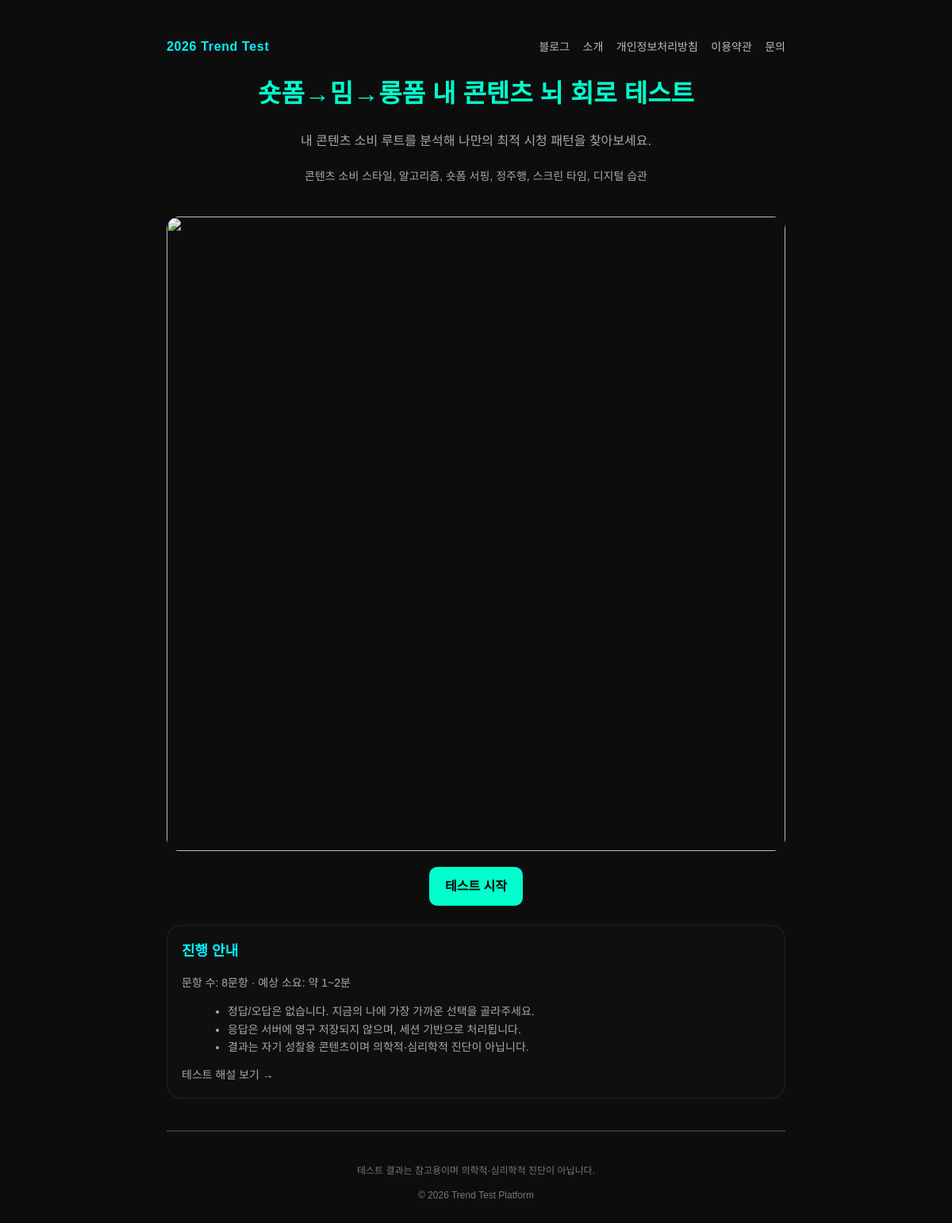
Screenshot of /t/liquid-content/ with the database file from the repository.
### quiz/models.py (models this page shows, shortened)
class Quiz(models.Model):
    title = models.CharField(max_length=200)
    slug = models.SlugField(unique=True)
    description = models.TextField()
    thumbnail = models.ImageField(upload_to="quiz_thumbs/")
    is_active = models.BooleanField(default=True)
    created_at = models.DateTimeField(auto_now_add=True)

### quiz/views.py (the view)
# urls.py: path("t/<slug:quiz_slug>/", views.quiz_intro, name="quiz_intro"),
def quiz_intro(request, quiz_slug):
    quiz = get_object_or_404(Quiz, slug=quiz_slug, is_active=True)
    request.session["total_score"] = 0
    request.session["user_answers"] = []
    context = {"quiz": quiz, "show_ads": False}
    context.update(_seo_context(request, quiz))
    return render(request, "quiz/quiz_intro.html", context)

### quiz/views.py (called while the page is built)
def _build_og_image(request, image_path):
    if not image_path:
        return f"{request.scheme}://{request.get_host()}{static('img/kakao_share.png')}"
    if image_path.startswith("http"):
        return image_path
    return f"{request.scheme}://{request.get_host()}{static(image_path.lstrip('/'))}"

def _seo_context(request, quiz):
    seo = QUIZ_SEO.get(quiz.slug)
    if not seo:
        return {}
    return {
        "meta_title": seo["title"],
        "meta_description": seo["description"],
        "og_title": seo["title"],
        "og_description": seo["description"],
        "og_image": _build_og_image(request, seo.get("og_image")),
        "seo_body": seo.get("body", ""),
        "canonical_url": request.build_absolute_uri(),
    }

### templates/quiz/quiz_intro.html
﻿{% extends "base.html" %}
{% load static %}
{% block content %}
<div style="text-align: center;">
    <h1 style="color: var(--main-color);">{{ quiz.title }}</h1>
    <p style="color: #aaa; margin-bottom: 20px;">{{ quiz.description }}</p>
    {% if seo_body %}
    <p class="muted" style="margin: 12px 0 18px; line-height: 1.7;">{{ seo_body }}</p>
    {% endif %}
    {% if quiz.slug == "dopamine-test" %}
    <img src="{% static 'img/intro.png' %}" style="width: 100%; border-radius: 16px; margin: 20px 0;">
    {% elif quiz.slug == "micro-spending" %}
    <img src="{% static 'img/micro_intro.png' %}" style="width: 100%; border-radius: 16px; margin: 20px 0;">
    {% elif quiz.slug == "loneliness-management" %}
    <img src="{% static 'img/lonely_main.png' %}" style="width: 100%; border-radius: 16px; margin: 20px 0;">
    {% elif quiz.slug == "intentional-vs-optimization" %}
    <img src="{% static 'img/liquid_main.png' %}" style="width: 100%; border-radius: 16px; margin: 20px 0;">
    {% elif quiz.slug == "liquid-content" %}
    <img src="{% static 'img/content_main.png' %}" style="width: 100%; border-radius: 16px; margin: 20px 0;">
    {% elif quiz.thumbnail %}
    <img src="{{ quiz.thumbnail.url }}" style="width: 100%; border-radius: 16px; margin: 20px 0;">
    {% endif %}
    <a href="{% url 'quiz:quiz_question' quiz.slug quiz.questions.first.id %}" style="display: inline-block; padding: 12px 20px; background: var(--main-color); color: #000; border-radius: 10px; text-decoration: none; font-weight: bold;">테스트 시작</a>
</div>
<section class="section" style="margin-top: 24px;">
    <h2 class="section-title">진행 안내</h2>
    <p class="muted">문항 수: 8문항 · 예상 소요: 약 1~2분</p>
    <ul class="muted" style="margin: 12px 0 0 18px;">
        <li>정답/오답은 없습니다. 지금의 나에 가장 가까운 선택을 골라주세요.</li>
        <li>응답은 서버에 영구 저장되지 않으며, 세션 기반으로 처리됩니다.</li>
        <li>결과는 자기 성찰용 콘텐츠이며 의학적·심리학적 진단이 아닙니다.</li>
    </ul>
    <a href="{% url 'quiz:quiz_guide' quiz.slug %}" class="muted" style="display: inline-block; margin-top: 12px; text-decoration: none;">
        테스트 해설 보기 →
    </a>
</section>
{% endblock %}

### rows the page displays
Quiz: title "숏폼→밈→롱폼 내 콘텐츠 뇌 회로 테스트", description "내 콘텐츠 소비 루트를 분석해 나만의 최적 시청 패턴을 찾아보세요."

### other values shown
{{ seo_body }} "콘텐츠 소비 스타일, 알고리즘, 숏폼 서핑, 정주행, 스크린 타임, 디지털 습관"
